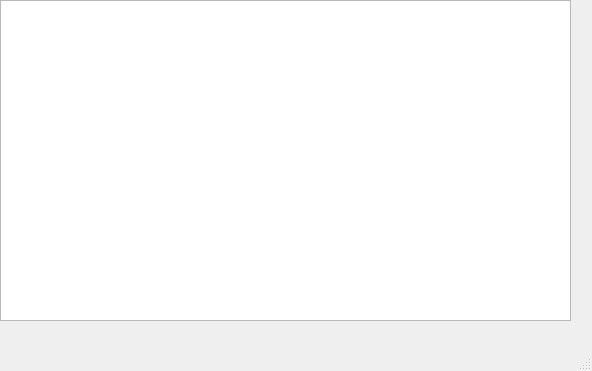
<?xml version="1.0" encoding="UTF-8"?>
<ui version="4.0">
 <class>MainWindow</class>
 <widget class="QMainWindow" name="MainWindow">
  <property name="geometry">
   <rect>
    <x>0</x>
    <y>0</y>
    <width>592</width>
    <height>371</height>
   </rect>
  </property>
  <property name="windowTitle">
   <string>MainWindow</string>
  </property>
  <widget class="QWidget" name="centralwidget">
   <widget class="QGraphicsView" name="graphicsView">
    <property name="geometry">
     <rect>
      <x>0</x>
      <y>0</y>
      <width>571</width>
      <height>321</height>
     </rect>
    </property>
   </widget>
  </widget>
  <widget class="QMenuBar" name="menubar">
   <property name="geometry">
    <rect>
     <x>0</x>
     <y>0</y>
     <width>592</width>
     <height>22</height>
    </rect>
   </property>
  </widget>
  <widget class="QStatusBar" name="statusbar"/>
 </widget>
 <resources/>
 <connections/>
</ui>
